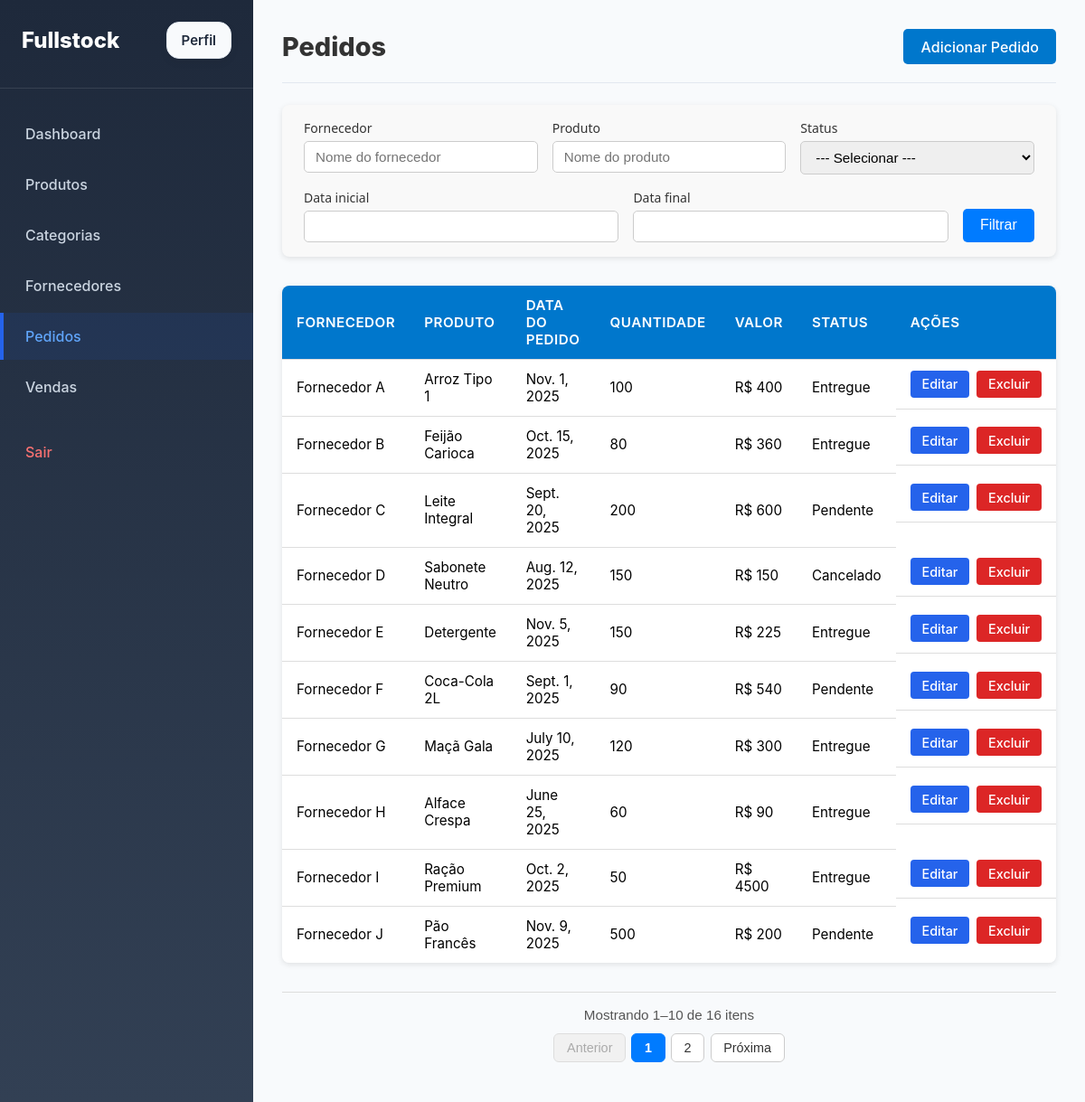
The page /orders/ (signed in) on the database its author committed.
### stock/models.py (models this page shows, shortened)
class Order(models.Model):
    STATUS = [
        ('E', 'Entregue'),
        ('P', 'Pendente'),
        ('C', 'Cancelado'),
    ]
    provider = models.ForeignKey(Provider, on_delete=models.CASCADE)
    product = models.ForeignKey(Product, on_delete=models.CASCADE)
    orderDate = models.DateField()
    quantity = models.IntegerField()
    value = models.IntegerField()
    status = models.CharField(max_length=1, choices= STATUS, default='P')

class Provider(models.Model):
    name = models.CharField(max_length=50)
    cnpj = models.CharField(max_length=14)
    contact = models.CharField(max_length=20)
    address = models.CharField(max_length=50)

class Product(models.Model):
    name = models.CharField(max_length=50)
    quantity = models.IntegerField()
    allotment = models.IntegerField()
    dueDate = models.DateField()
    salePrice = models.FloatField()
    productionPrice = models.FloatField()
    description = models.TextField()
    sku = models.IntegerField()
    active = models.BooleanField(default=True)
    category = models.ForeignKey(Category, on_delete=models.CASCADE)
    provider = models.ForeignKey(Provider, on_delete=models.CASCADE)
    local = models.CharField(max_length=30)
    image = models.ImageField(upload_to='products_image/', blank=True, null=True)

### stock/views.py (the view)
# urls.py: path('orders/', views.OrderListView.as_view(), name='orders'),
@method_decorator(login_required, name='dispatch')
class OrderListView(ListView):
    model = Order
    template_name = 'stock/orders.html'
    context_object_name = 'order_list'
    paginate_by = 10
    ordering = ['id']
    def get_queryset(self):
        queryset = super().get_queryset()
        filter_form = OrderFilterForm(self.request.GET or None)
        queryset = verifyFilter(filter_form, queryset)
        return queryset
    def get_context_data(self, **kwargs):
        context = super().get_context_data(**kwargs)
        filter_form = OrderFilterForm(self.request.GET or None)
        paginator = context['paginator']
        page_obj = context['page_obj']
        context.update({
            'filter_form' : filter_form,
            'start_index': page_obj.start_index(),
            'end_index': page_obj.end_index(),
            'total_items': paginator.count,
        })
        return context

### stock/models.py (called while the page is built)
    @property
    def is_admin(self):
        return self.is_staff or self.is_superuser or self.groups.filter(name="ADMIN").exists()

### utils/verifyFilterForm.py (called while the page is built, shortened)
def verifyFilter(filter_form, queryset):
    if not filter_form.is_valid():
        return queryset

### stock/templates/stock/orders.html
{% extends 'base.html' %}
{% block main %}
<header class="page-header">
    <h1>Pedidos</h1>
    <a class="btn-primary" href="{% url 'createOrder' %}">Adicionar Pedido</a>
</header>
{% include 'orderFilter.html' %}
{% if order_list %}
<div class="table-container">
    <table class="data-table">
        <thead>
        <tr>
            <th>Fornecedor</th>
            <th>Produto</th>
            <th>Data do Pedido</th>
            <th>Quantidade</th>
            <th>Valor</th>
            <th>Status</th>
            <th class="actions-header">Ações</th>
        </tr>
        </thead>
        <tbody>
        {% for order in page_obj %}
        <tr>
            <td>{{ order.provider.name }}</td>
            <td>{{ order.product.name }}</td>
            <td>{{ order.orderDate }}</td>
            <td>{{ order.quantity }}</td>
            <td>R$ {{ order.value }}</td>
            <td>{{ order.status }}</td>
            <td class="data-table actions">
                <a href="{% url 'updateOrder' order.id %}" class="btn-edit">Editar</a>
                <a href="{% url 'deleteOrder' order.id %}" class="btn-delete">Excluir</a>
            </td>
        </tr>
        {% endfor %}
        </tbody>
    </table>
</div>
{% else %}
<p>Nenhum pedido cadastrado.</p>
{% endif %}
{% include 'pagination.html' %}
{% endblock %}

### static/css/main.css (style rules this page uses)
html, body { margin: 0; padding: 0; width: 100%; height: 100%; font-family: -apple-system, BlinkMacSystemFont, "Segoe UI", Roboto, Oxygen, Ubuntu, Cantarell, sans-serif; background: #f1f5f9; }
.page-header { display: flex; justify-content: space-between; align-items: center; margin-bottom: 24px; }
.page-header h1 { font-size: 28px; font-weight: 700; margin: 0; }
.btn-primary { background: #2563eb; color: white; padding: 10px 16px; border-radius: 8px; text-decoration: none; font-weight: 600; }
.btn-edit, .btn-delete { padding: 8px 14px; border-radius: 8px; font-size: 14px; color: white; }
.btn-edit { background: #2563eb; }
.btn-delete { background: #ef4444; }
.filter-group input { padding: 10px 12px; border: 1px solid #ccc; border-radius: 8px; font-size: 14px; transition: border 0.3s, box-shadow 0.3s; }
.btn-delete, .btn-cancel { padding: 0.7rem 1.5rem; border: none; border-radius: 8px; font-weight: 600; cursor: pointer; text-decoration: none; transition: all 0.2s ease; }
.btn-delete { background: #e53935; color: #fff; }

### static/css/dashboard.css (style rules this page uses)
.page-header { display: flex; justify-content: space-between; align-items: center; margin-bottom: 32px; padding-bottom: 20px; border-bottom: 1px solid #e2e8f0; }
.page-header h1 { font-size: 32px; font-weight: 800; color: #1e293b; margin: 0; }

### static/css/products.css (style rules this page uses)
.btn-edit, .btn-delete { padding: 8px 14px; border-radius: 8px; font-size: 14px; color: white; }
.btn-edit { background: #2563eb; }
.btn-delete { background: #ef4444; }

### static/css/filter.css (style rules this page uses)
.filter-group input, .filter-group select { padding: 0.5rem 0.75rem; border: 1px solid #ccc; border-radius: 5px; font-size: 0.95rem; transition: border 0.2s, box-shadow 0.2s; }

### static/css/table-list.css (style rules this page uses)
.table-container { width: 100%; overflow-x: auto; margin-top: 2rem; border-radius: 8px; box-shadow: 0 2px 6px rgba(0, 0, 0, 0.1); }
.data-table { width: 100%; border-collapse: collapse; background-color: #fff; font-size: 0.95rem; text-align: left; }
.data-table thead { background-color: #0077cc; color: #fff; }
.data-table th, .data-table td { padding: 0.75rem 1rem; border-bottom: 1px solid #ddd; }
.data-table th { font-weight: 600; text-transform: uppercase; letter-spacing: 0.5px; }
.data-table tbody tr:last-child td { border-bottom: none; }
.page-header { display: flex; justify-content: space-between; align-items: center; margin-bottom: 1.5rem; }
.page-header h1 { font-size: 1.8rem; color: #333; }
.btn-primary { background-color: #0077cc; color: #fff; padding: 0.6rem 1.2rem; border-radius: 5px; text-decoration: none; font-weight: 500; transition: background-color 0.3s ease; }
.actions { display: flex; gap: 0.5rem; }
.btn-edit, .btn-delete { padding: 0.4rem 0.8rem; border-radius: 4px; text-decoration: none; font-weight: 500; font-size: 0.9rem; transition: all 0.3s ease; }
.btn-edit { background-color: #ffc107; color: #333; }
.btn-delete { background-color: #dc3545; color: #fff; }

### static/css/user.css (style rules this page uses)
.btn-edit { background: #2563eb; color: white; }
.btn-delete { background: #dc2626; color: white; }

### rows shown on the page
Order: provider.name "Fornecedor A", product.name "Arroz Tipo 1", orderDate "Nov. 1, 2025", quantity "100", value "400", status "Entregue"
Order: provider.name "Fornecedor B", product.name "Feijão Carioca", orderDate "Oct. 15, 2025", quantity "80", value "360", status "Entregue"
Order: provider.name "Fornecedor C", product.name "Leite Integral", orderDate "Sept. 20, 2025", quantity "200", value "600", status "Pendente"
Order: provider.name "Fornecedor D", product.name "Sabonete Neutro", orderDate "Aug. 12, 2025", quantity "150", value "150", status "Cancelado"
Order: provider.name "Fornecedor E", product.name "Detergente", orderDate "Nov. 5, 2025", quantity "150", value "225", status "Entregue"
Order: provider.name "Fornecedor F", product.name "Coca-Cola 2L", orderDate "Sept. 1, 2025", quantity "90", value "540", status "Pendente"
Order: provider.name "Fornecedor G", product.name "Maçã Gala", orderDate "July 10, 2025", quantity "120", value "300", status "Entregue"
Order: provider.name "Fornecedor H", product.name "Alface Crespa", orderDate "June 25, 2025", quantity "60", value "90", status "Entregue"
Order: provider.name "Fornecedor I", product.name "Ração Premium", orderDate "Oct. 2, 2025", quantity "50", value "4500", status "Entregue"
Order: provider.name "Fornecedor J", product.name "Pão Francês", orderDate "Nov. 9, 2025", quantity "500", value "200", status "Pendente"

### other values the page prints
{{ start_index }} "1"
{{ end_index }} "10"
{{ total_items }} "16"
{{ page_num }} "1"
{{ page_num }} "2"
